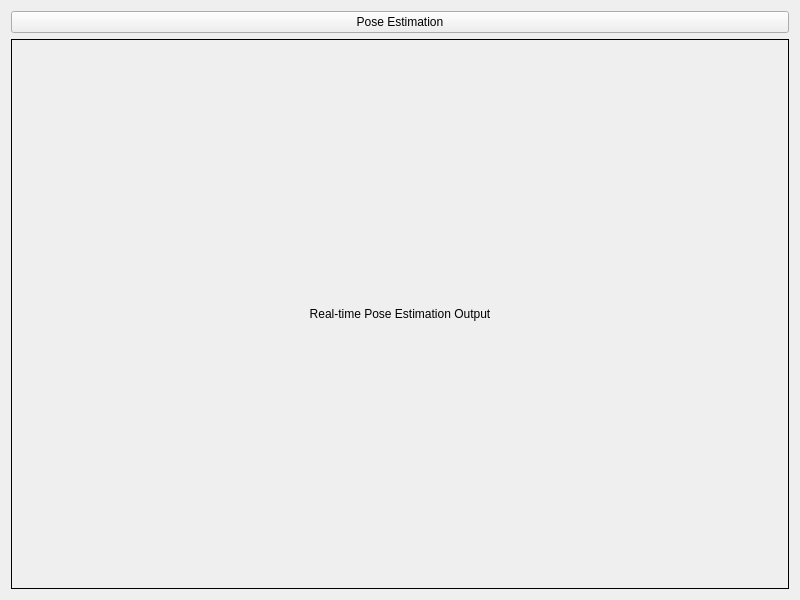
<?xml version="1.0" encoding="UTF-8"?>
<ui version="4.0">
 <class>Form</class>
 <widget class="QWidget" name="Form">
  <property name="geometry">
   <rect>
    <x>0</x>
    <y>0</y>
    <width>800</width>
    <height>600</height>
   </rect>
  </property>
  <property name="windowTitle">
   <string>RTMPose3D GUI</string>
  </property>
  <layout class="QVBoxLayout" name="verticalLayout">
   <item>
    <widget class="QPushButton" name="pose_button">
     <property name="text">
      <string>Pose Estimation</string>
     </property>
    </widget>
   </item>
   <item>
    <widget class="QLabel" name="image_label">
     <property name="minimumSize">
      <size>
       <width>640</width>
       <height>480</height>
      </size>
     </property>
     <property name="alignment">
      <set>Qt::AlignCenter</set>
     </property>
     <property name="text">
      <string>Real-time Pose Estimation Output</string>
     </property>
     <property name="styleSheet">
      <string notr="true">border: 1px solid black;</string>
     </property>
    </widget>
   </item>
  </layout>
 </widget>
 <resources/>
 <connections/>
</ui>
